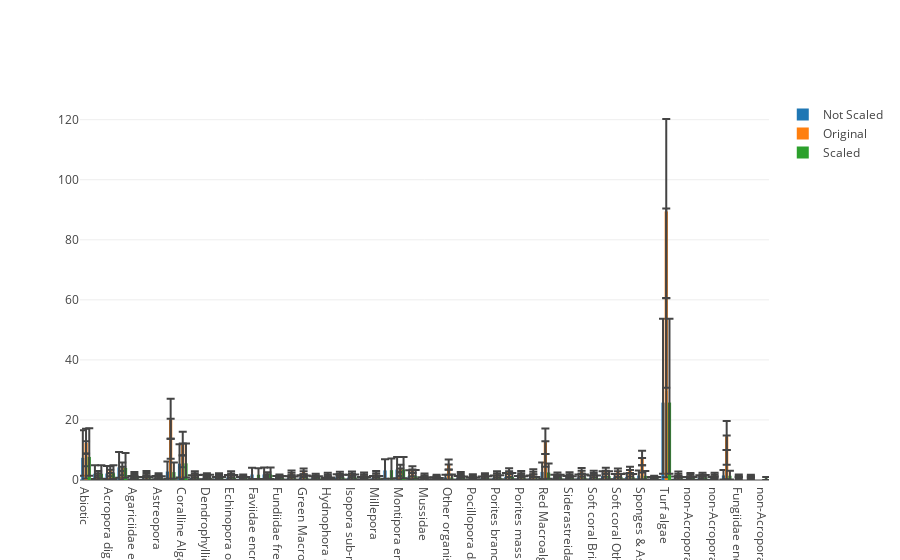

This figure's notebook cell:
### Code cell
results=results.append(results2, ignore_index=True)


##plot results
import plotly.plotly as py
import plotly.offline as pyo
import plotly.tools as tls
from plotly.offline import download_plotlyjs, init_notebook_mode, plot, iplot
init_notebook_mode(connected=True)
import matplotlib.pyplot as plt
import plotly.graph_objs as go


results[['cilow',"cimax"]]=results[['cilow',"cimax"]].astype('float')
data=[]
for i in list(set(results['Experiment'])):
    df=results.loc[results['Experiment'] == i]
    trace=go.Bar(
        x=df['label'],
        y=df['mean'],
        name=str(i),
        error_y=dict(
                type='data',
                symmetric=False,
                array=df['cimax'],
                arrayminus=df['cilow']))
    data.append(trace)

layout = go.Layout(
    barmode='group'
)

fig = go.Figure(data=data, layout=layout)
pyo.iplot(fig, filename='error-bar-bar')

### Figure 1 — Plotly figure (JSON) as saved in the notebook; plotly's stock layout.template omitted (floating-point values rounded to 4 significant figures; data arrays with more than 128 entries replaced by an {"elided": "..."} marker saying what was removed)
{"data": [{"error_y": {"array": [9.167, 2.846, 2.544, 5.138, 0.7727, 0.5, 0.7692, 3.385, 6.467, 0.8864, 1.111, 0.5, 0.9138, 0.5, 2.23, 2.295, 0.7143, 0.7, 0.8796, 0.6429, 0.4474, 1.056, 0.9898, 0.5263, 0.7192, 3.734, 4.206, 2, 0.5106, 0.475, 0.949, 0.72, 0.4706, 0.6667, 0.8571, 1.299, 0.7422, 0.8333, 3.137, 0.9776, 0.728, 1.016, 0.8362, 1.622, 1.08, 1.205, 1.666, 0.5375, 27.92, 0.6579, 0.5, 0.8725, 0.5, 1.806], "arrayminus": [5.987, 1.706, 1.81, 3.474, 0.4545, 0.5, 0.3077, 2.356, 4.597, 0.5, 0.3889, 0.5, 0.6559, 0.5, 1.524, 1.53, 0.5, 0.46, 0.6204, 0.5, 0.1842, 0.7447, 0.6531, 0.3421, 0.5068, 2.776, 2.899, 0.8462, 0.3191, 0.25, 0.7245, 0.48, 0.2745, 0.4275, 0.5357, 0.8237, 0.4453, 0.5, 2.321, 0.6269, 0.4911, 0.629, 0.5965, 1.067, 0.7759, 0.8219, 1.301, 0.325, 23.69, 0.4079, 0.5, 0.6176, 0.5, 1.331], "symmetric": false, "type": "data"}, "name": "Not Scaled", "type": "bar", "uid": "1dd2c4e6-d347-11e8-a6eb-784f43519c00", "x": ["Abiotic", "Acropora branching & bottlebrush", "Acropora digitate", "Acropora tabulate & corymbose", "Agariciidae encrusting & submassive", "Agariciidae foliose", "Astreopora", "Brown Macroalgae", "Coralline Algae", "Dendrophyllidae foliose", "Dendrophyllidae massive & encrusting", "Echinopora branching", "Echinopora other", "Euphyllidae", "Faviidae encrusting", "Faviidae encrusting, massive & sub-massive", "Fundiidae free-living", "Goniopora & Alveopora", "Green Macroalgae", "Hydnophora branching & Paraclavarina", "Hydnophora other", "Isopora encrusting", "Isopora sub-massive", "Merulina & Scaphophyllia", "Millepora", "Montipora encrusting", "Montipora encrusting, massive & sub-massive", "Montipora foliose", "Mussidae", "Oculinidae", "Other organisms", "Pectiniidae", "Pocillopora damicornis", "Pocillopora other", "Porites branching", "Porites encrusting & sub-massive", "Porites massive", "Porites rus", "Red Macroalgae", "Seriatopora", "Siderastreidae", "Soft coral Alcyoniidae", "Soft coral Briareidae & Rhytisma", "Soft coral Neptheidae", "Soft coral Other", "Soft coral Xeniidae", "Sponges & Ascidians", "Stylophora", "Turf algae", "Zoanthids", "non-Acropora coral branching & foliose", "non-Acropora coral encrusting", "non-Acropora coral massive & sub-massive", "other Macroalgae"], "y": [7.383, 2.08, 2.156, 4.212, 0.5758, 0.5, 0.5385, 2.813, 5.439, 0.6818, 0.6667, 0.5, 0.7766, 0.5, 1.819, 1.842, 0.6071, 0.58, 0.7137, 0.5714, 0.3421, 0.8825, 0.7959, 0.4737, 0.6096, 3.186, 3.481, 1.231, 0.4149, 0.4, 0.8367, 0.58, 0.3725, 0.5296, 0.6786, 1.019, 0.5781, 0.625, 2.693, 0.7761, 0.5942, 0.7903, 0.7025, 1.284, 0.908, 0.9863, 1.479, 0.4375, 25.77, 0.5263, 0.5, 0.7157, 0.5, 1.525]}, {"error_y": {"array": {"elided": "162 float values"}, "arrayminus": {"elided": "162 float values"}, "symmetric": false, "type": "data"}, "name": "Original", "type": "bar", "uid": "1dd2c68a-d347-11e8-bb87-784f43519c00", "x": {"elided": "162 str values"}, "y": {"elided": "162 float values"}}, {"error_y": {"array": [9.541, 2.811, 2.648, 4.996, 0.5147, 0.5, 0.7333, 3.224, 6.576, 0.925, 1.111, 0.5, 0.8896, 0.5, 2.161, 2.282, 0.7143, 0.6458, 0.8333, 0.6875, 0.45, 0.9668, 1.022, 0.5263, 0.7014, 3.847, 4.216, 2.092, 0.4444, 0.3667, 0.9592, 0.6522, 0.4615, 0.6815, 0.875, 1.278, 0.6791, 0.5, 2.956, 0.9643, 0.65, 1.027, 0.8365, 1.637, 1.064, 1.093, 1.577, 0.5395, 27.95, 0.5455, 0.5, 0.5, 0.9018, 1.655], "arrayminus": [6.257, 1.67, 1.876, 3.285, 0.3824, 0.5, 0.3333, 2.185, 4.715, 0.5, 0.3889, 0.5, 0.6404, 0.5, 1.466, 1.529, 0.5, 0.4375, 0.6026, 0.5, 0.2, 0.6959, 0.6522, 0.3421, 0.5069, 2.836, 2.884, 0.8469, 0.2778, 0.1, 0.7194, 0.4565, 0.2692, 0.4409, 0.5, 0.8559, 0.4478, 0.5, 2.133, 0.6143, 0.477, 0.6543, 0.5673, 1.088, 0.7558, 0.7143, 1.213, 0.3158, 23.73, 0.3333, 0.5, 0.5, 0.6607, 1.254], "symmetric": false, "type": "data"}, "name": "Scaled", "type": "bar", "uid": "1dd2c770-d347-11e8-a577-784f43519c00", "x": ["Abiotic", "Acropora branching & bottlebrush", "Acropora digitate", "Acropora tabulate & corymbose", "Agariciidae encrusting & submassive", "Agariciidae foliose", "Astreopora", "Brown Macroalgae", "Coralline Algae", "Dendrophyllidae foliose", "Dendrophyllidae massive & encrusting", "Echinopora branching", "Echinopora other", "Euphyllidae", "Faviidae encrusting", "Faviidae encrusting, massive & sub-massive", "Fundiidae free-living", "Goniopora & Alveopora", "Green Macroalgae", "Hydnophora branching & Paraclavarina", "Hydnophora other", "Isopora encrusting", "Isopora sub-massive", "Merulina & Scaphophyllia", "Millepora", "Montipora encrusting", "Montipora encrusting, massive & sub-massive", "Montipora foliose", "Mussidae", "Oculinidae", "Other organisms", "Pectiniidae", "Pocillopora damicornis", "Pocillopora other", "Porites branching", "Porites encrusting & sub-massive", "Porites massive", "Porites rus", "Red Macroalgae", "Seriatopora", "Siderastreidae", "Soft coral Alcyoniidae", "Soft coral Briareidae & Rhytisma", "Soft coral Neptheidae", "Soft coral Other", "Soft coral Xeniidae", "Sponges & Ascidians", "Stylophora", "Turf algae", "Zoanthids", "non-Acropora coral ", "non-Acropora coral branching & foliose", "non-Acropora coral encrusting", "other Macroalgae"], "y": [7.68, 2.071, 2.235, 4.035, 0.4706, 0.5, 0.5333, 2.633, 5.551, 0.7, 0.6667, 0.5, 0.76, 0.5, 1.76, 1.842, 0.6071, 0.5417, 0.7045, 0.5625, 0.35, 0.8114, 0.8152, 0.4737, 0.6042, 3.273, 3.481, 1.245, 0.3667, 0.2667, 0.8418, 0.5435, 0.3654, 0.5454, 0.6667, 1.031, 0.5597, 0.5, 2.512, 0.7643, 0.5645, 0.8085, 0.6835, 1.303, 0.8953, 0.8714, 1.389, 0.4342, 25.79, 0.4545, 0.5, 0.5, 0.7589, 1.422]}], "layout": {"barmode": "group"}}
